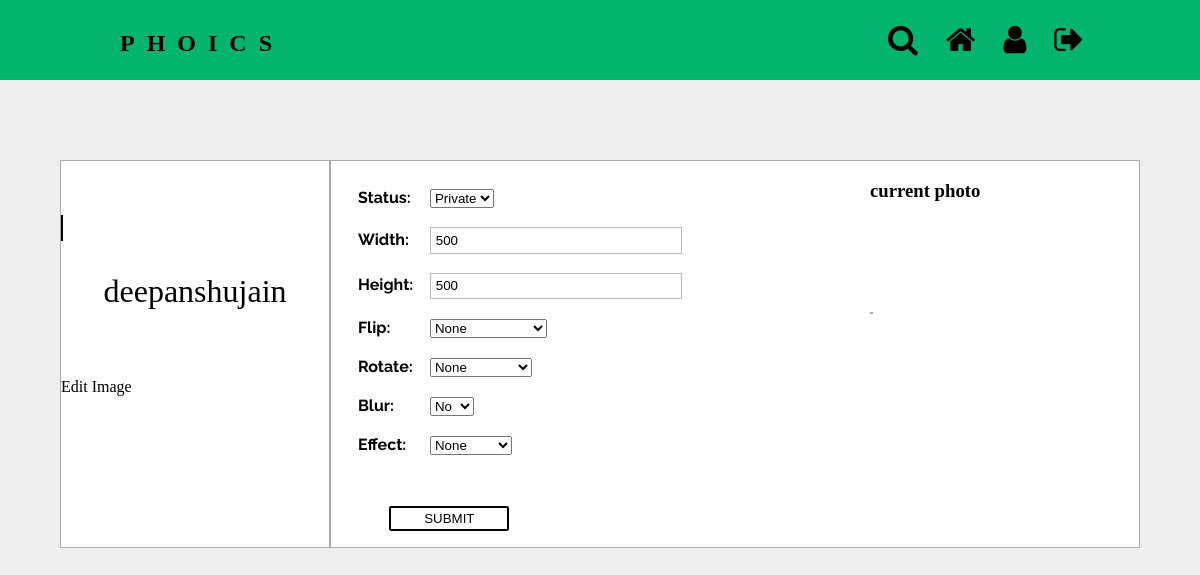
/phoics/profile/deepanshujain/edit/84 (signed in), run on an earlier commit of the app's database.
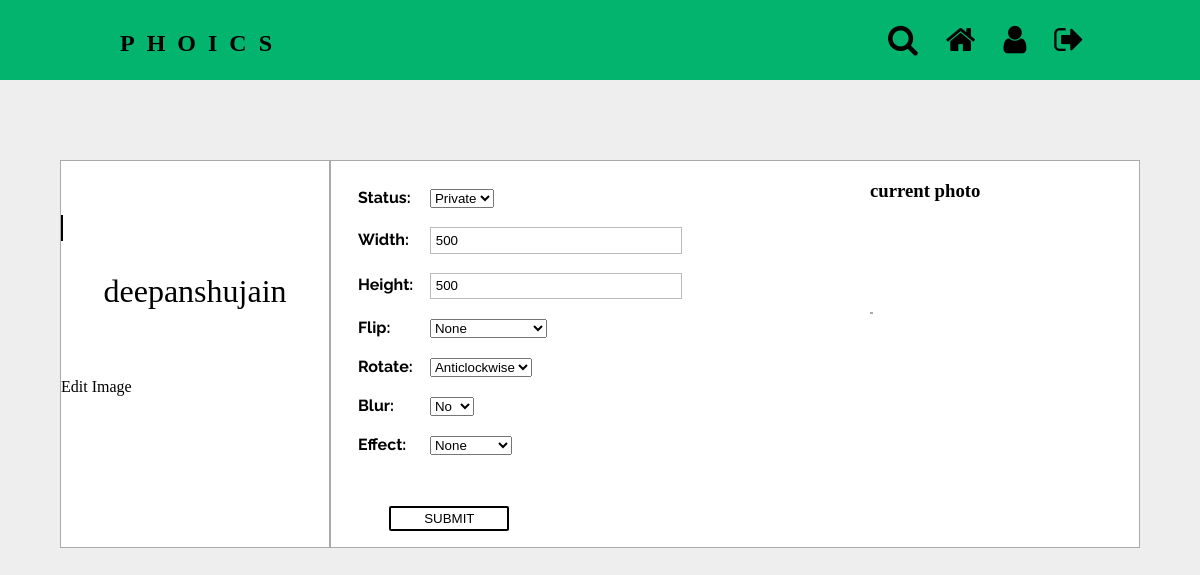
And on a later commit of the database.
### portal/models.py (models this page shows, shortened)
class Document(models.Model,object):                  # all details comming about a particular picture uploaded                                                      #  get saved in this table
    user = models.ForeignKey(User)
    status = models.CharField(max_length=7, choices=choice1, default="PUBLIC")
    width = models.IntegerField(blank=True, default=500, help_text="Enter positive value ")
    height = models.IntegerField(blank=True, default=500, help_text="Enter positive value ")
    flip = models.CharField(max_length=17, choices=choice3, default="NONE")
    rotate = models.CharField(max_length=15, choices=choice4, default='NONE')
    blur = models.CharField(max_length=5, choices=choice5, default='n')
    effect = models.IntegerField(choices=choice6, default=1)
    document = models.ImageField(upload_to=get_file_name)
    uploaded_at = models.DateTimeField(auto_now_add=True)

### portal/views.py (the view)
# urls.py: url(r'^profile/(?P<username>\w+)/edit/(?P<pk>\d+)$', views.doc_update, name='Doc_edit'),
def doc_update(request, pk, username, template_name='portal/model_form_upload.html'):
    if username == request.user.username:
        updatex = get_object_or_404(Document, pk=pk)
        form = UpdateForm(request.POST or None, instance=updatex)
        if form.is_valid():
            form.save()
            return redirect(reverse('profile', kwargs={'username': username}))
        return render(request, template_name, {'form': form, 'title': 'Edit Image'})

### portal/forms.py
class UpdateForm(forms.ModelForm):                     # renders a form update pictures uploaded
    class Meta:
        model = Document
        status = forms.ModelChoiceField(queryset=Document.objects.filter(uploaded_at=datetime.now()),
                                        empty_label=None)
        width = forms.IntegerField()
        height = forms.IntegerField()
        flip = forms.ModelChoiceField(queryset=Document.objects.filter(uploaded_at=datetime.now()),
                                      empty_label=None)
        rotate = forms.ModelChoiceField(queryset=Document.objects.filter(uploaded_at=datetime.now()),
                                         empty_label=None)
        blur = forms.ModelChoiceField(queryset=Document.objects.filter(uploaded_at=datetime.now()),
                                      empty_label=None)
        effect = forms.ModelChoiceField(queryset=Document.objects.filter(uploaded_at=datetime.now()),
                                        empty_label=None)
        fields = ('status', 'width','height', 'flip', 'rotate', 'blur', 'effect')

### portal/templates/portal/model_form_upload.html (shortened to what this page needs)
{% load staticfiles %}
<!DOCTYPE html>
<html>
<head>
    <link rel="stylesheet" type="text/css" href="{% static 'portal/Upload.css' %}">
    <link rel="stylesheet" href="https://cdnjs.cloudflare.com/ajax/libs/font-awesome/4.7.0/css/font-awesome.min.css">
</head>
<body>
    <div id="top">
        <h2>PHOICS</h2>
        <a href="{% url 'search' %}"><i class="fa fa-search fa-2x" aria-hidden="true"></i></a>
        <a href="{% url 'newsfeed' %}"><i class="fa fa-home fa-2x" aria-hidden="true"></i></a>
        <a href="{% url 'profile' user.username %}">	<i class="fa fa-user fa-2x" aria-hidden="true"></i></a>
        <a href="{% url 'logout' %}"><i class="fa fa-sign-out fa-2x" aria-hidden="true"></i></a>
    </div>
    <div class="container">
        <div class="content heading"><p class="upload" ><p style="text-align: center; font-size: 200%">
            {{ user.username }}</p><br><br>{{ title }}</div>
         <div class="content form">
             <div class="Form">
                    {% if request.user.is_authenticated %}
                         <form method='post' enctype="multipart/form-data" novalidate onchange="preview(event)">
                            {% for field in form %}
                                <div class="row">
                                    <label for="name">{{ field.label_tag }}</label>
                                    {{ field }}
                                    <br><br>
                                </div>
                            {% endfor %}
                            <button class="button" type="submit">SUBMIT</button><br>
                         </form>
                    {% else %}
                    <h3>first logged in</h3>
                    {% endif %}
                 </div>
            </div>
            <div class="content preview">
                <h3>current photo</h3>
                <div class="image"><img id="output"/></div>
            </div>
        </div>
</body>
</html>

### portal/static/portal/upload.css (style rules this page uses)
body { background-color: #eee; margin: 0; }
#top { top:0; margin: 0; position:fixed; width:100vw; height:10vh; background-color: #02b46d; z-index: 1; }
h2 { position: relative; margin-top:3vh; margin-left:10vw; letter-spacing: 0.5em; font-family: Raleway medium; display: inline; }
i.fa { cursor: pointer; }
i.fa-search { margin-top:3vh; margin-left:50%; }
i.fa-home { position: relative; margin-top:3vh; margin-left:2%; }
i.fa-user { margin-left:2%; }
i.fa-sign-out { margin-left:2%; }
.container { position:absolute; margin-top:20vh; margin-left:20vw; width:60vw; display:grid; grid-template-columns: 1fr 2fr 1fr; background-color: white; }
div.content { border:1px solid #aaa; }
div.form { border-right:none; }
div.preview { border-left:none; }
div.image { position:absolute; margin-top:10vh; margin-right:1%; max-height: 50%; }
img { width:70%; max-height:100%; border:1px solid #aaa; }
p.upload { margin-top:20%; font-family: Raleway; font-size: 120%; padding:5%; border-left:2px solid black; }
button { margin:10%; margin-bottom: 5%; background-color:transparent; box-shadow: none; padding:1% 2% 1% 2%; width:10vw; border:2px solid black; border-radius: 2px; cursor: pointer; }
div.Form { margin-top:5%; margin-left:5%; font-family: Raleway; display:table; }
div.row { display:table-row; }
.row label { display:table-cell; font-weight: bold; width:6vw; }
.row input { display:table-cell; padding:2%; }
input { border:1px solid #bbb; width:20vw; }
a { text-decoration: none; color:black; }
@media only screen and (max-width:1900px) { div.container { width: 90vw; margin-left: 5vw; } }

What changed in the data, as far as the page shows it:
changed Document "Private": rotate "None" → "Anticlockwise"
